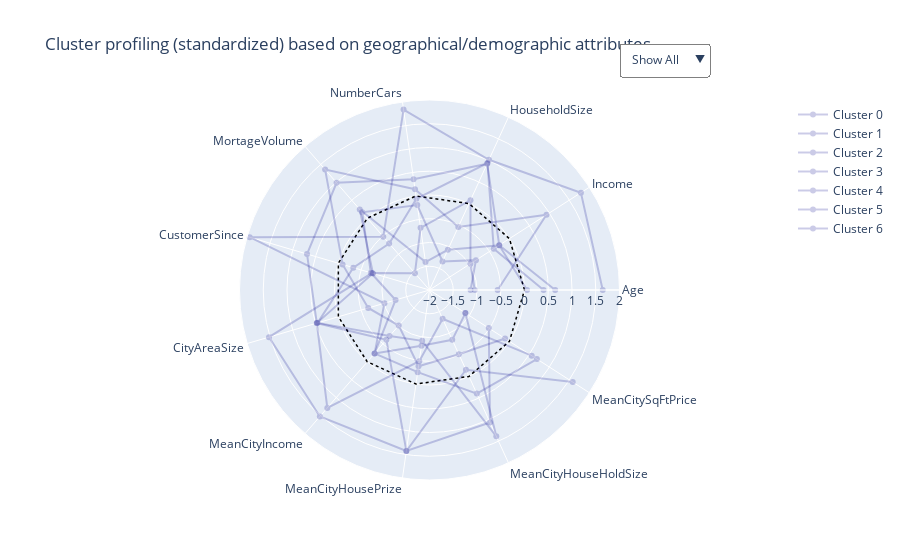

The notebook cell saved with this chart:
### Code cell
fig_supp = go.Figure()

fig_supp.add_trace(go.Scatterpolar(
    r=[0]*(len(supplementary_vars) + 1),
    theta=supplementary_vars + [supplementary_vars][0],
    mode='lines',
    line=dict(color='black', width=1.5, dash='dot'),
    name='Baseline (Mean = 0)',
    hoverinfo='skip',
    showlegend=False
))

for cluster in supp_profile_std.index:
    fig_supp.add_trace(go.Scatterpolar(
        r = supp_profile_std.loc[cluster, supplementary_vars].values,
        theta = supplementary_vars,
        name = f'Cluster {cluster}',
        opacity = 0.2,           
        line=dict(color='darkblue') 
    ))


buttons_supp = []
for i, cluster in enumerate(supp_profile_std.index):
    opacities = [1.0] + [0.15] * len(supp_profile_std.index)
    opacities[i + 1] = 1.0  

    buttons_supp.append(dict(
        label=f'Cluster {cluster}',
        method='update',
        args=[
            {'opacity': opacities},  
            {'title': f'Supplementary Profile for Cluster {cluster}'}  
        ]
    ))

buttons_supp.insert(0, dict(
    label='Show All',
    method='update',
    args=[
        {'opacity': [1.0] + [0.6]*len(supp_profile_std.index)},
        {'title': 'Supplementary Cluster Profiles (Standardized)'}
    ]
))

fig_supp.update_layout(
    polar=dict(radialaxis=dict(visible=True, range=[-2, 2])),
    title='Cluster profiling (standardized) based on geographical/demographic attributes',
    showlegend=True,
    updatemenus=[dict(
        type='dropdown',
        direction='down',
        x=0.9,
        y=1.15,
        buttons=buttons,
        bgcolor='white',
        bordercolor='gray'
    )]
)

fig_supp.show()

### Figure 1 — Plotly figure (JSON) as saved in the notebook; plotly's stock layout.template omitted (floating-point values rounded to 4 significant figures)
{"data": [{"hoverinfo": "skip", "line": {"color": "black", "dash": "dot", "width": 1.5}, "mode": "lines", "name": "Baseline (Mean = 0)", "r": [0, 0, 0, 0, 0, 0, 0, 0, 0, 0, 0, 0], "showlegend": false, "theta": ["Age", "Income", "HouseholdSize", "NumberCars", "MortageVolume", "CustomerSince", "CityAreaSize", "MeanCityIncome", "MeanCityHousePrize", "MeanCityHouseHoldSize", "MeanCitySqFtPrice", "Age", "Income", "HouseholdSize", "NumberCars", "MortageVolume", "CustomerSince", "CityAreaSize", "MeanCityIncome", "MeanCityHousePrize", "MeanCityHouseHoldSize", "MeanCitySqFtPrice"], "type": "scatterpolar"}, {"line": {"color": "darkblue"}, "name": "Cluster 0", "opacity": 0.2, "r": [1.647, 1.789, 1.013, 1.837, -0.5137, 1.944, -1.011, -0.2339, -0.2532, 0.3978, 0.6872], "theta": ["Age", "Income", "HouseholdSize", "NumberCars", "MortageVolume", "CustomerSince", "CityAreaSize", "MeanCityIncome", "MeanCityHousePrize", "MeanCityHouseHoldSize", "MeanCitySqFtPrice"], "type": "scatterpolar"}, {"line": {"color": "darkblue"}, "name": "Cluster 1", "opacity": 0.2, "r": [-1.048, -0.9759, 0.07762, -0.6785, -1.531, -0.7386, 1.522, 1.525, 1.424, -0.154, 1.584], "theta": ["Age", "Income", "HouseholdSize", "NumberCars", "MortageVolume", "CustomerSince", "CityAreaSize", "MeanCityIncome", "MeanCityHousePrize", "MeanCityHouseHoldSize", "MeanCitySqFtPrice"], "type": "scatterpolar"}, {"line": {"color": "darkblue"}, "name": "Cluster 2", "opacity": 0.2, "r": [0.4018, -0.3919, 0.938, -0.05958, -0.7035, -0.3281, 0.4554, -0.717, -0.9192, 1.386, -1.102], "theta": ["Age", "Income", "HouseholdSize", "NumberCars", "MortageVolume", "CustomerSince", "CityAreaSize", "MeanCityIncome", "MeanCityHousePrize", "MeanCityHouseHoldSize", "MeanCitySqFtPrice"], "type": "scatterpolar"}, {"line": {"color": "darkblue"}, "name": "Cluster 3", "opacity": 0.2, "r": [-1.135, -0.8382, -1.341, -0.1941, 0.1634, -0.7131, -1.256, -0.2342, -0.8122, -0.847, -1.102], "theta": ["Age", "Income", "HouseholdSize", "NumberCars", "MortageVolume", "CustomerSince", "CityAreaSize", "MeanCityIncome", "MeanCityHousePrize", "MeanCityHouseHoldSize", "MeanCitySqFtPrice"], "type": "scatterpolar"}, {"line": {"color": "darkblue"}, "name": "Cluster 4", "opacity": 0.2, "r": [-0.5657, 0.9273, -0.5412, 0.1422, 1.355, -0.09303, -0.6556, -1.011, -0.3777, -0.5133, -0.109], "theta": ["Age", "Income", "HouseholdSize", "NumberCars", "MortageVolume", "CustomerSince", "CityAreaSize", "MeanCityIncome", "MeanCityHousePrize", "MeanCityHouseHoldSize", "MeanCitySqFtPrice"], "type": "scatterpolar"}, {"line": {"color": "darkblue"}, "name": "Cluster 5", "opacity": 0.2, "r": [0.6462, -0.2542, 0.9229, 0.3575, 0.9875, 0.6874, 0.4721, -0.6144, 1.423, 1.065, -0.5164], "theta": ["Age", "Income", "HouseholdSize", "NumberCars", "MortageVolume", "CustomerSince", "CityAreaSize", "MeanCityIncome", "MeanCityHousePrize", "MeanCityHouseHoldSize", "MeanCitySqFtPrice"], "type": "scatterpolar"}, {"line": {"color": "darkblue"}, "name": "Cluster 6", "opacity": 0.2, "r": [0.05303, -0.2564, -1.069, -1.405, 0.2422, -0.759, 0.4725, 1.285, -0.4849, -1.335, 0.5579], "theta": ["Age", "Income", "HouseholdSize", "NumberCars", "MortageVolume", "CustomerSince", "CityAreaSize", "MeanCityIncome", "MeanCityHousePrize", "MeanCityHouseHoldSize", "MeanCitySqFtPrice"], "type": "scatterpolar"}], "layout": {"polar": {"radialaxis": {"range": [-2, 2], "visible": true}}, "showlegend": true, "title": {"text": "Cluster profiling (standardized) based on geographical/demographic attributes"}, "updatemenus": [{"bgcolor": "white", "bordercolor": "gray", "buttons": [{"args": [{"opacity": [1, 0.6, 0.6, 0.6, 0.6, 0.6, 0.6, 0.6]}, {"title": "All Cluster Profiles (Standardized)"}], "label": "Show All", "method": "update"}, {"args": [{"opacity": [1, 1, 0.15, 0.15, 0.15, 0.15, 0.15, 0.15]}, {"title": "Profile for Cluster 0"}], "label": "Cluster 0", "method": "update"}, {"args": [{"opacity": [1, 0.15, 1, 0.15, 0.15, 0.15, 0.15, 0.15]}, {"title": "Profile for Cluster 1"}], "label": "Cluster 1", "method": "update"}, {"args": [{"opacity": [1, 0.15, 0.15, 1, 0.15, 0.15, 0.15, 0.15]}, {"title": "Profile for Cluster 2"}], "label": "Cluster 2", "method": "update"}, {"args": [{"opacity": [1, 0.15, 0.15, 0.15, 1, 0.15, 0.15, 0.15]}, {"title": "Profile for Cluster 3"}], "label": "Cluster 3", "method": "update"}, {"args": [{"opacity": [1, 0.15, 0.15, 0.15, 0.15, 1, 0.15, 0.15]}, {"title": "Profile for Cluster 4"}], "label": "Cluster 4", "method": "update"}, {"args": [{"opacity": [1, 0.15, 0.15, 0.15, 0.15, 0.15, 1, 0.15]}, {"title": "Profile for Cluster 5"}], "label": "Cluster 5", "method": "update"}, {"args": [{"opacity": [1, 0.15, 0.15, 0.15, 0.15, 0.15, 0.15, 1]}, {"title": "Profile for Cluster 6"}], "label": "Cluster 6", "method": "update"}], "direction": "down", "type": "dropdown", "x": 0.9, "y": 1.15}]}}
